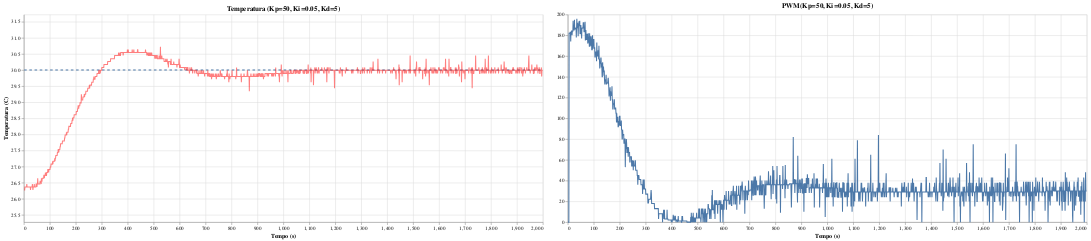

Notebook source saved alongside this figure:
### Code cell
lenz_feliz(data_50p_05i_05d,'Kp=50, Ki=0.05, Kd=5')

### Figure 1 — Vega-Lite specification as saved in the notebook (floating-point values rounded to 4 significant figures; data arrays with more than 128 entries replaced by an {"elided": "..."} marker saying what was removed)
{"config": {"view": {"continuousWidth": 300, "continuousHeight": 300}}, "hconcat": [{"layer": [{"mark": {"type": "line", "strokeDash": [5, 5]}, "encoding": {"x": {"field": "Tempo (s)", "title": "Tempo (s)", "type": "quantitative"}, "y": {"field": "Temp Desejada (C)", "scale": {"domain": [25.28, 31.0]}, "title": "Temperatura (C)", "type": "quantitative"}}, "title": "Temperatura (Kp=50, Ki=0.05, Kd=5)"}, {"mark": {"type": "line", "color": "red"}, "encoding": {"opacity": {"value": 0.5}, "x": {"field": "Tempo (s)", "title": "Tempo (s)", "type": "quantitative"}, "y": {"field": "Temp Atual (C)", "scale": {"domain": [25.28, 31.72]}, "title": "Temperatura (C)", "type": "quantitative"}}, "title": "Temperatura (Kp=50, Ki=0.05, Kd=5)"}], "height": 400, "width": 1000}, {"mark": {"type": "line"}, "encoding": {"opacity": {"value": 1}, "x": {"field": "Tempo (s)", "title": "Tempo (s)", "type": "quantitative"}, "y": {"field": "PWM", "title": "", "type": "quantitative"}}, "height": 400, "title": "PWM (Kp=50, Ki=0.05, Kd=5)", "width": 1000}], "data": {"name": "data-0ad45aaa013389d33241ec646b9d7d9e"}, "transform": [{"filter": "(datum['Tempo (s)'] <= 2000)"}], "$schema": "https://vega.github.io/schema/vega-lite/v5.20.1.json", "datasets": {"data-0ad45aaa013389d33241ec646b9d7d9e": {"elided": "1955 records"}}}
